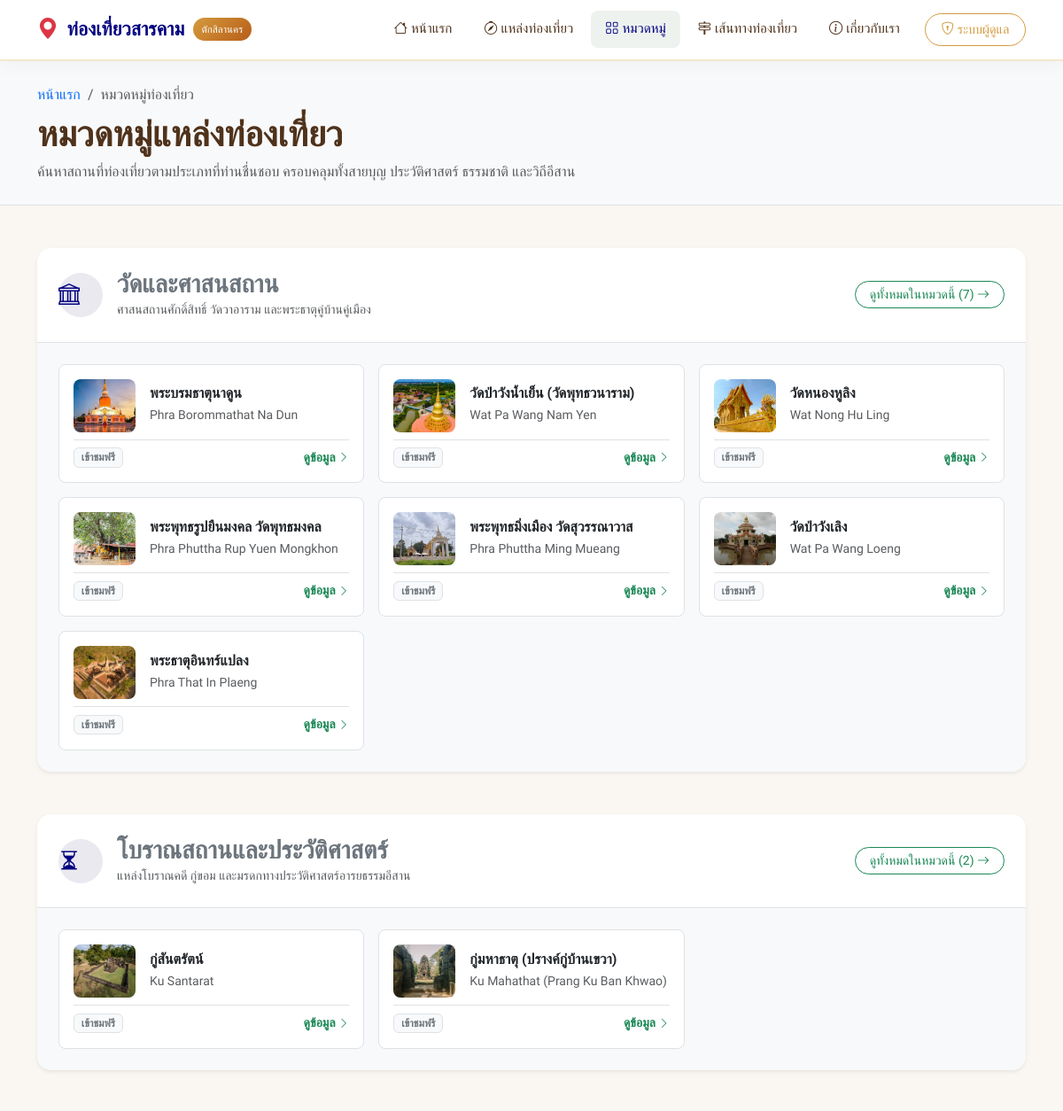
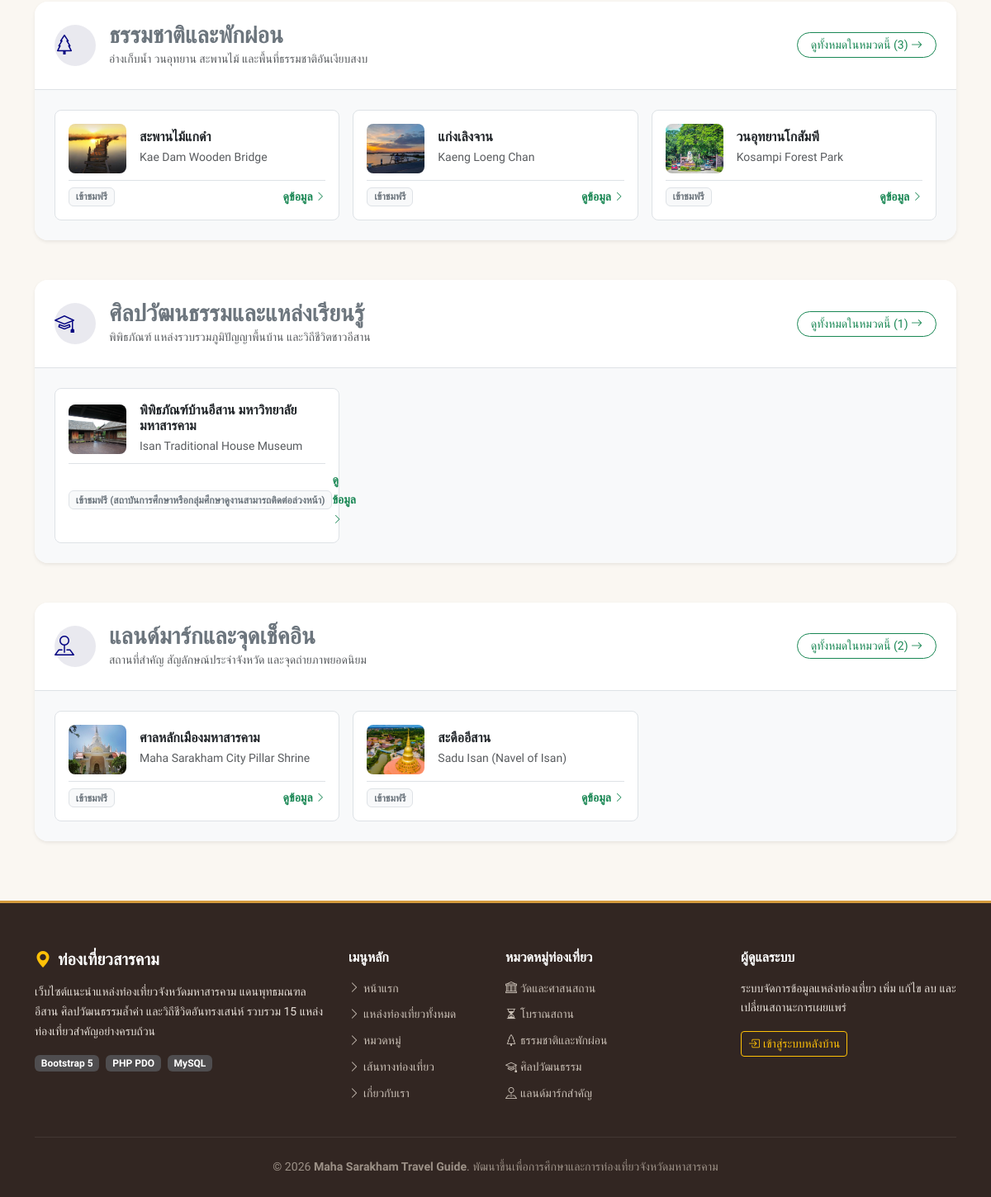
/categories.php, run on the app's committed database (2 pictures, top to bottom).
### tables this page shows
CREATE TABLE `categories` (
  `id` INT(11) NOT NULL AUTO_INCREMENT,
  `name` VARCHAR(100) NOT NULL,
  `slug` VARCHAR(100) NOT NULL,
  `description` TEXT DEFAULT NULL,
  `icon` VARCHAR(50) DEFAULT 'bi-geo-alt',
  `created_at` TIMESTAMP NOT NULL DEFAULT CURRENT_TIMESTAMP,
  PRIMARY KEY (`id`),
  UNIQUE KEY `slug_unique` (`slug`)
);

CREATE TABLE `attractions` (
  `id` INT(11) NOT NULL AUTO_INCREMENT,
  `category_id` INT(11) NOT NULL,
  `name_th` VARCHAR(150) NOT NULL,
  `name_en` VARCHAR(150) DEFAULT NULL,
  `slug` VARCHAR(150) NOT NULL,
  `history` TEXT DEFAULT NULL,
  `highlights` TEXT DEFAULT NULL,
  `opening_time` TIME DEFAULT NULL,
  `closing_time` TIME DEFAULT NULL,
  `is_open_24_hours` TINYINT(1) NOT NULL DEFAULT 0,
  `operating_days` VARCHAR(100) DEFAULT 'เปิดให้บริการทุกวัน',
  `admission_fee` VARCHAR(150) DEFAULT 'ยังไม่มีข้อมูลยืนยัน',
  `image_url` VARCHAR(255) DEFAULT 'assets/images/default.jpg',
  `address` TEXT DEFAULT NULL,
  `travel_info` TEXT DEFAULT 'ยังไม่มีข้อมูลยืนยัน',
  `google_maps_url` TEXT NOT NULL,
  `facilities` TEXT DEFAULT 'ยังไม่มีข้อมูลยืนยัน',
  `nearby_places` TEXT DEFAULT 'ยังไม่มีข้อมูลยืนยัน',
  `visitor_tips` TEXT DEFAULT 'ยังไม่มีข้อมูลยืนยัน',
  `status` ENUM('published', 'draft') NOT NULL DEFAULT 'published',
  `created_at` TIMESTAMP NOT NULL DEFAULT CURRENT_TIMESTAMP,
  `updated_at` TIMESTAMP NOT NULL DEFAULT CURRENT_TIMESTAMP ON UPDATE CURRENT_TIMESTAMP,
  PRIMARY KEY (`id`),
  UNIQUE KEY `slug_unique` (`slug`),
  KEY `fk_attractions_category` (`category_id`),
  CONSTRAINT `fk_attractions_category` FOREIGN KEY (`category_id`) REFERENCES `categories` (`id`) ON UPDATE CASCADE ON DELETE RESTRICT
);

### includes/functions.php (called while the page is built, shortened)
<?php
if (!function_exists('e')) {
    function e($string) {
        return htmlspecialchars((string)$string, ENT_QUOTES, 'UTF-8');
    }
}
if (!function_exists('get_image_url')) {
    function get_image_url($path) {
        if (!empty($path)) {
            if (file_exists(__DIR__ . '/../' . $path)) {
                return $path;
            }
            static $fallback_map = [
                '1.' => 'assets/images/attractions/city-pillar.jpg',
                '2.' => 'assets/images/attractions/phra-borommathat-na-dun.jpg',
                '3.' => 'assets/images/attractions/wat-pa-wang-nam-yen.jpg',
                '4.' => 'assets/images/attractions/wat-nong-hu-ling.jpg',
                '5.' => 'assets/images/attractions/wat-phuttha-mongkhon.jpg',
                '6.' => 'assets/images/attractions/wat-suwannawat.jpg',
                '7.' => 'assets/images/attractions/wat-pa-wang-loeng.jpg',
                '8.' => 'assets/images/attractions/phra-that-in-plaeng.jpg',
                '9.' => 'assets/images/attractions/kae-dam-bridge.jpg',
                '10.' => 'assets/images/attractions/kaeng-loeng-chan.jpg',
                '11.' => 'assets/images/attractions/kosampi-park.jpg',
                '12.' => 'assets/images/attractions/ku-santarat.jpg',
                '13.' => 'assets/images/attractions/ku-mahathat.jpg',
                '14.' => 'assets/images/attractions/isan-museum.jpg',
                '15.' => 'assets/images/attractions/sadu-isan.jpg',
            ];
            foreach ($fallback_map as $key => $target) {
                if (strpos($path, $key) !== false && file_exists(__DIR__ . '/../' . $target)) {
                    return $target;
                }
            }
        }
        return 'assets/images/placeholder.svg';
    }
}
?>

### categories.php (the view, shortened to what this page needs)
<?php
require_once __DIR__ . '/config/db.php';
require_once __DIR__ . '/includes/functions.php';
try {
    $cat_stmt = $pdo->query("SELECT * FROM categories ORDER BY id ASC");
    $categories = $cat_stmt->fetchAll();
    $attr_stmt = $pdo->query("
        SELECT id, category_id, name_th, name_en, image_url, admission_fee
        FROM attractions
        WHERE status = 'published'
        ORDER BY id ASC
    ");
    $all_attractions = $attr_stmt->fetchAll();
    $grouped = [];
    foreach ($all_attractions as $a) {
        $grouped[$a['category_id']][] = $a;
    }
} catch (PDOException $e) {
    $categories = [];
    $grouped = [];
}
require_once __DIR__ . '/includes/header.php';
?>
<div class="py-4 bg-light border-bottom">
    <div class="container">
        <nav aria-label="breadcrumb">
            <ol class="breadcrumb mb-2 small">
                <li class="breadcrumb-item"><a href="index.php" class="text-decoration-none">หน้าแรก</a></li>
                <li class="breadcrumb-item active" aria-current="page">หมวดหมู่ท่องเที่ยว</li>
            </ol>
        </nav>
        <h1 class="display-6 fw-bold mb-1">หมวดหมู่แหล่งท่องเที่ยว</h1>
        <p class="text-muted mb-0">ค้นหาสถานที่ท่องเที่ยวตามประเภทที่ท่านชื่นชอบ ครอบคลุมทั้งสายบุญ ประวัติศาสตร์ ธรรมชาติ และวิถีอีสาน</p>
    </div>
</div>
<div class="container py-5">
    <div class="row g-4">
        <?php foreach ($categories as $cat):
            $cat_items = $grouped[$cat['id']] ?? [];
        ?>
            <div class="col-12" id="cat-<?= e($cat['id']) ?>">
                <div class="card border-0 shadow-sm rounded-4 overflow-hidden mb-4">
                    <div class="card-header bg-white border-bottom p-4 d-flex justify-content-between align-items-center flex-wrap gap-3">
                        <div class="d-flex align-items-center gap-3">
                            <div class="category-icon-box m-0" style="width: 50px; height: 50px; line-height: 50px; font-size: 1.5rem;">
                                <i class="bi <?= e($cat['icon']) ?>"></i>
                            </div>
                            <div>
                                <h3 class="fw-bold mb-0 text-secondary"><?= e($cat['name']) ?></h3>
                                <p class="text-muted small mb-0"><?= e($cat['description']) ?></p>
                            </div>
                        </div>
                        <a href="attractions.php?category=<?= e($cat['id']) ?>" class="btn btn-sm btn-outline-success rounded-pill px-3">
                            ดูทั้งหมดในหมวดนี้ (<?= count($cat_items) ?>) <i class="bi bi-arrow-right"></i>
                        </a>
                    </div>
                    <div class="card-body p-4 bg-light">
                        <div class="row g-3">
                            <?php foreach ($cat_items as $item): ?>
                                <div class="col-lg-4 col-md-6">
                                    <div class="p-3 bg-white rounded-3 border h-100 d-flex flex-column">
                                        <div class="d-flex gap-3 align-items-center mb-2">
                                            <img src="<?= e(get_image_url($item['image_url'])) ?>" alt="<?= e($item['name_th']) ?>" class="rounded-3 object-fit-cover" width="70" height="60">
                                            <div>
                                                <h6 class="fw-bold mb-1">
                                                    <a href="attraction-detail.php?id=<?= e($item['id']) ?>" class="text-decoration-none text-dark">
                                                        <?= e($item['name_th']) ?>
                                                    </a>
                                                </h6>
                                                <small class="text-muted d-block"><?= e($item['name_en'] ?? '') ?></small>
                                            </div>
                                        </div>
                                        <div class="mt-auto d-flex justify-content-between align-items-center pt-2 border-top">
                                            <span class="badge bg-light text-secondary border small"><?= e($item['admission_fee']) ?></span>
                                            <a href="attraction-detail.php?id=<?= e($item['id']) ?>" class="small text-success text-decoration-none fw-semibold">
                                                ดูข้อมูล <i class="bi bi-chevron-right small"></i>
                                            </a>
                                        </div>
                                    </div>
                                </div>
                            <?php endforeach; ?>
                        </div>
                    </div>
                </div>
            </div>
        <?php endforeach; ?>
    </div>
</div>
<?php require_once __DIR__ . '/includes/footer.php'; ?>

### assets/css/style.css (style rules this page uses)
:root { --primary-color: #000080; --primary-hover: #4169E1; --secondary-color: #4f321b; --accent-gold: #d49a3d; --accent-brick: #b85d19; --bg-cream: #faf7f2; --bg-white: #ffffff; --text-dark: #2c2523; --text-muted: #6c6460; --border-color: #e9e2d7; --card-shadow: 0 8px 24px rgba(74, 53, 37, 0.08); --card-hover-shadow: 0 16px 36px rgba(74, 53, 37, 0.15); }
body { font-family: 'Sarabun', -apple-system, BlinkMacSystemFont, 'Segoe UI', Roboto, sans-serif; background-color: var(--bg-cream); color: var(--text-dark); line-height: 1.7; min-height: 100vh; display: flex; flex-direction: column; }
h1, h2, h3, h4, h5, h6, .font-prompt { font-family: 'Prompt', sans-serif; font-weight: 600; color: var(--secondary-color); }
.category-icon-box { width: 60px; height: 60px; line-height: 60px; border-radius: 50%; background: rgba(46, 45, 97, 0.1); color: var(--primary-color); font-size: 1.8rem; margin: 0 auto 0.8rem; transition: all 0.3s ease; }

### data on the page
categories: name "วัดและศาสนสถาน", description "ศาสนสถานศักดิ์สิทธิ์ วัดวาอาราม และพระธาตุคู่บ้านคู่เมือง", id "7"
attractions: image_url+name_th (picture), name_th "พระบรมธาตุนาดูน", name_en "Phra Borommathat Na Dun", admission_fee "เข้าชมฟรี"
attractions: image_url (picture), name_th "วัดป่าวังน้ำเย็น (วัดพุทธวนาราม)", name_en "Wat Pa Wang Nam Yen", admission_fee "เข้าชมฟรี"
attractions: image_url+name_th (picture), name_th "วัดหนองหูลิง", name_en "Wat Nong Hu Ling", admission_fee "เข้าชมฟรี"
attractions: image_url+name_th (picture), name_th "พระพุทธรูปยืนมงคล วัดพุทธมงคล", name_en "Phra Phuttha Rup Yuen Mongkhon", admission_fee "เข้าชมฟรี"
attractions: image_url+name_th (picture), name_th "พระพุทธมิ่งเมือง วัดสุวรรณาวาส", name_en "Phra Phuttha Ming Mueang", admission_fee "เข้าชมฟรี"
attractions: image_url+name_th (picture), name_th "วัดป่าวังเลิง", name_en "Wat Pa Wang Loeng", admission_fee "เข้าชมฟรี"
attractions: image_url+name_th (picture), name_th "พระธาตุอินทร์แปลง", name_en "Phra That In Plaeng", admission_fee "เข้าชมฟรี"
categories: name "โบราณสถานและประวัติศาสตร์", description "แหล่งโบราณคดี กู่ขอม และมรดกทางประวัติศาสตร์อารยธรรมอีสาน", id "2"
attractions: image_url+name_th (picture), name_th "กู่สันตรัตน์", name_en "Ku Santarat", admission_fee "เข้าชมฟรี"
attractions: image_url+name_th (picture), name_th "กู่มหาธาตุ (ปรางค์กู่บ้านเขวา)", name_en "Ku Mahathat (Prang Ku Ban Khwao)", admission_fee "เข้าชมฟรี"
categories: name "ธรรมชาติและพักผ่อน", description "อ่างเก็บน้ำ วนอุทยาน สะพานไม้ และพื้นที่ธรรมชาติอันเงียบสงบ", id "3"
attractions: image_url+name_th (picture), name_th "สะพานไม้แกดำ", name_en "Kae Dam Wooden Bridge", admission_fee "เข้าชมฟรี"
attractions: image_url+name_th (picture), name_th "แก่งเลิงจาน", name_en "Kaeng Loeng Chan", admission_fee "เข้าชมฟรี"
attractions: image_url+name_th (picture), name_th "วนอุทยานโกสัมพี", name_en "Kosampi Forest Park", admission_fee "เข้าชมฟรี"
categories: name "ศิลปวัฒนธรรมและแหล่งเรียนรู้", description "พิพิธภัณฑ์ แหล่งรวบรวมภูมิปัญญาพื้นบ้าน และวิถีชีวิตชาวอีสาน", id "1"
attractions: image_url+name_th (picture), name_th "พิพิธภัณฑ์บ้านอีสาน มหาวิทยาลัยมหาสารคาม", name_en "Isan Traditional House Museum", admission_fee "เข้าชมฟรี (สถาบันการศึกษาหรือกลุ่มศึกษาดูงานสามารถติดต่อล่วงหน้า)"
categories: name "แลนด์มาร์กและจุดเช็คอิน", description "สถานที่สำคัญ สัญลักษณ์ประจำจังหวัด และจุดถ่ายภาพยอดนิยม", id "2"
attractions: image_url+name_th (picture), name_th "ศาลหลักเมืองมหาสารคาม", name_en "Maha Sarakham City Pillar Shrine", admission_fee "เข้าชมฟรี"
attractions: name_th "สะดืออีสาน", name_en "Sadu Isan (Navel of Isan)", admission_fee "เข้าชมฟรี"
